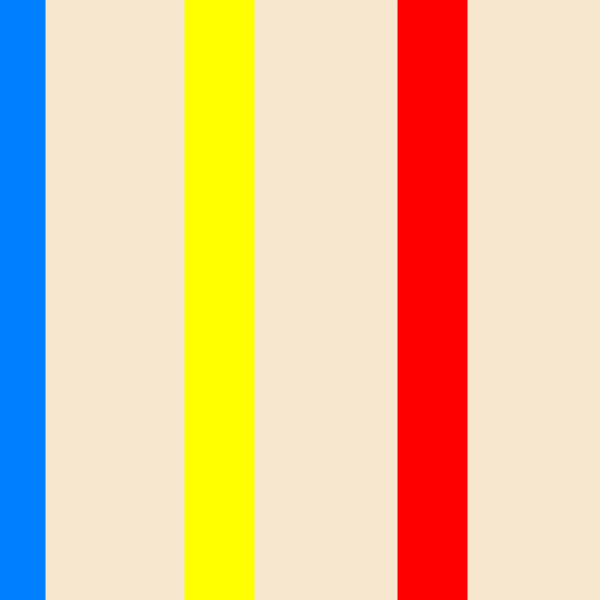
Frame 1 (no input)
Frame 60 (the mouse pressed at the canvas centre just before this capture): identical to frame 1, image omitted
Frame 120 (the mouse held since frame 60 and released just before this capture): identical to frame 1, image omitted

The Processing sketch that drew this single still picture (run headless with seeded random() and noise(); from frame 60 on, the mouse is pressed at the canvas centre):

// Processing sketch: Prompt_1_LinePiece
// ── Prompt_1_LinePiece.pde
void setup(){
  size(600, 600);
  println("");
}

void draw(){
  background(#F7E7CE);
  strokeWeight(70);
  stroke(#0080FF);
  line(10, 600, 10, 0); // future blue line 
  stroke(#FFFF00);
  line(219, 600, 219, 0); // future yellow line
  stroke(#FF0000);
  line(432, 600, 432 ,0); // future red line 
}
